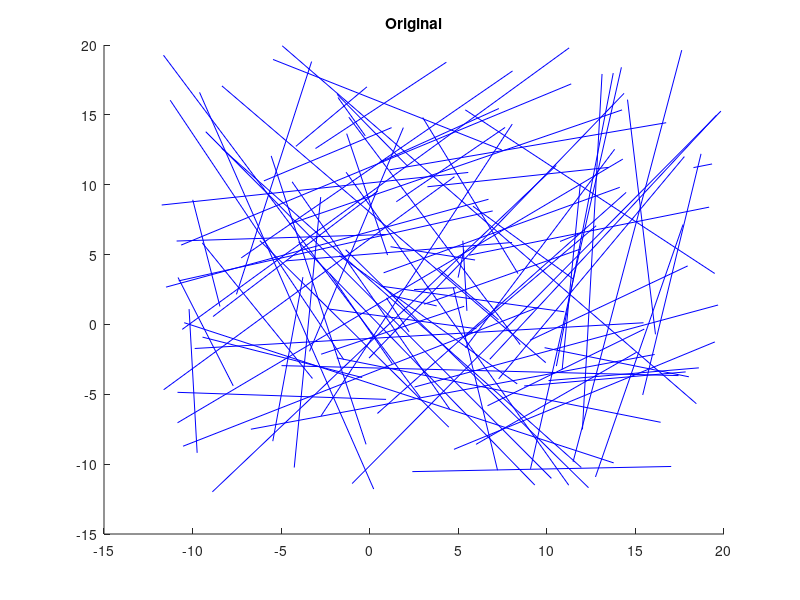
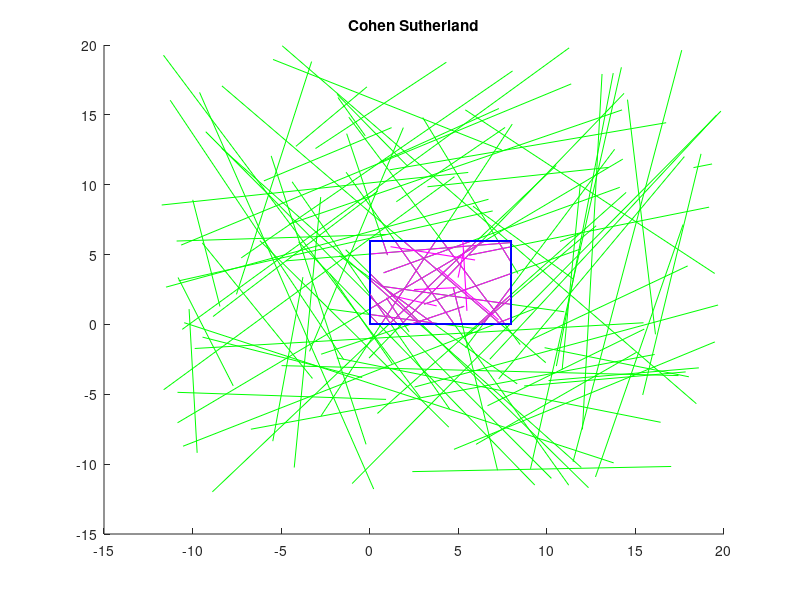

Write MATLAB code to recreate these figures, in order.
clear;close all;clc;

%% 产生随机线段并画出
n = 100;
Xmin = 0; Xmax = 8;
Ymin = 0; Ymax = 6;
figure(1);title('Original'); hold on;

P1x = rand(1,n-5)*32-12;  
P1x=[P1x,rand(1,5)*8];
P2x = rand(1,n-5)*32-12;
P2x=[P2x,rand(1,5)*8];
P1y = rand(1,n-5)*32-12;  
P1y=[P1y,rand(1,5)*6];
P2y = rand(1,n-5)*32-12;
P2y=[P2y,rand(1,5)*6];

for i = 1:n 
    plot([P1x(i),P2x(i)],[P1y(i),P2y(i)],'b-');
end
hold off;

%% CS 计算与绘图
P1code = zeros(n,4);
P2code = zeros(n,4);
for i = 1:n    

    if P1x(i) < Xmin
        P1code(i,1) = 1;
    end
    if P1x(i) > Xmax
        P1code(i,2) = 1;
    end
    if P1y(i) < Ymin
        P1code(i,3) = 1;
    end
    if P1y(i) > Ymax
        P1code(i,4) = 1;
    end    

    if P2x(i) < Xmin
        P2code(i,1) = 1;
    end
    if P2x(i) > Xmax
        P2code(i,2) = 1;
    end
    if P2y(i) < Ymin
        P2code(i,3) = 1;
    end
    if P2y(i) > Ymax
        P2code(i,4) = 1;
    end

end

P_label = zeros(1,n);
for i = 1:n
    P_or = P1code(i,1:4) | P2code(i,1:4);
    if sum(P_or) == 0
        P_label(i) = 1;  % 起止点都在区域内
    end
    P_and = P1code(i,1:4) & P2code(i,1:4);
    if sum(P_and) > 0
        P_label(i) = 2;  % 一定不经过区域
    end
end

figure(2);title('Cohen Sutherland'); hold on;
for i = 1:n
    if P_label(i) == 1
        plot([P1x(i),P2x(i)],[P1y(i),P2y(i)],'m-','LineWidth',0.8);
        
    elseif P_label(i) == 2
        plot([P1x(i),P2x(i)],[P1y(i),P2y(i)],'g-');
        
    elseif P_label(i) == 0

        P_or = P1code(i,1:4) | P2code(i,1:4);
        plot([P1x(i),P2x(i)],[P1y(i),P2y(i)],'g-');

        if P_or(1) == 1
            Py = P1y(i) + (Xmin-P1x(i))*(P2y(i)-P1y(i))/(P2x(i)-P1x(i));
            if P1x(i) < Xmin
                P1x(i) = Xmin; P1y(i) = Py;
            elseif P2x(i) < Xmin
                P2x(i) = Xmin; P2y(i) = Py;
            end            
        end

        if P_or(2) == 1
            Py = P1y(i) + (Xmax-P1x(i))*(P2y(i)-P1y(i))/(P2x(i)-P1x(i));
            if P1x(i) > Xmax
                P1x(i) = Xmax; P1y(i) = Py;
            elseif P2x(i) > Xmax
                P2x(i) = Xmax; P2y(i) = Py;
            end            
        end

        if P_or(3) == 1
            Px = P1x(i) + (Ymin-P1y(i))/(P2y(i)-P1y(i))*(P2x(i)-P1x(i));
            if P1y(i) < Ymin
                P1x(i) = Px; P1y(i) = Ymin;
            elseif P2y(i) < Ymin
                P2x(i) = Px; P2y(i) = Ymin;
            end            
        end

        if P_or(4) == 1
            Px = P1x(i) + (Ymax-P1y(i))/(P2y(i)-P1y(i))*(P2x(i)-P1x(i));
            if P1y(i) > Ymax
                P1x(i) = Px; P1y(i) = Ymax;
            elseif P2y(i) > Ymax
                P2x(i) = Px; P2y(i) = Ymax;
            end            
        end
        if P1x(i) >= Xmin && P1x(i) <= Xmax && ...
                P2x(i) >= Xmin && P2x(i) <= Xmax && ...
                P1y(i) >= Ymin && P1y(i) <= Ymax && ...
                P2y(i) >= Ymin && P2y(i) <= Ymax
            plot([P1x(i),P2x(i)],[P1y(i),P2y(i)],'m-','LineWidth',0.8);
        end
        plot([Xmin Xmax Xmax Xmin Xmin],[Ymin Ymin Ymax Ymax Ymin],'b-','LineWidth',0.8);
    end
end
hold off;
